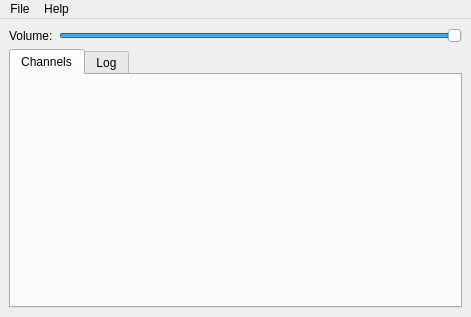
<?xml version="1.0" encoding="UTF-8"?>
<ui version="4.0" connectslotsbyname="false">
 <author>cryzed &lt;cryzed@googlemail.com&gt;</author>
 <class>MainWindow</class>
 <widget class="QMainWindow" name="MainWindow">
  <property name="geometry">
   <rect>
    <x>0</x>
    <y>0</y>
    <width>471</width>
    <height>317</height>
   </rect>
  </property>
  <property name="windowTitle">
   <string>PySoundSense</string>
  </property>
  <property name="windowIcon">
   <iconset resource="resources.qrc">
    <normaloff>:/logo.png</normaloff>:/logo.png</iconset>
  </property>
  <widget class="QWidget" name="centralwidget">
   <layout class="QVBoxLayout" name="verticalLayout">
    <item>
     <layout class="QHBoxLayout" name="horizontalLayout">
      <item>
       <widget class="QLabel" name="label">
        <property name="text">
         <string>Volume:</string>
        </property>
       </widget>
      </item>
      <item>
       <widget class="QSlider" name="volume">
        <property name="maximum">
         <number>100</number>
        </property>
        <property name="value">
         <number>100</number>
        </property>
        <property name="orientation">
         <enum>Qt::Horizontal</enum>
        </property>
       </widget>
      </item>
     </layout>
    </item>
    <item>
     <widget class="QTabWidget" name="tabs">
      <property name="currentIndex">
       <number>0</number>
      </property>
      <widget class="ChannelsWidget" name="channels">
       <attribute name="title">
        <string>Channels</string>
       </attribute>
      </widget>
      <widget class="QWidget" name="widget_2">
       <attribute name="title">
        <string>Log</string>
       </attribute>
       <layout class="QVBoxLayout" name="verticalLayout_2">
        <property name="leftMargin">
         <number>0</number>
        </property>
        <property name="topMargin">
         <number>0</number>
        </property>
        <property name="rightMargin">
         <number>0</number>
        </property>
        <property name="bottomMargin">
         <number>0</number>
        </property>
        <item>
         <widget class="QTextEdit" name="log">
          <property name="palette">
           <palette>
            <active>
             <colorrole role="Text">
              <brush brushstyle="SolidPattern">
               <color alpha="255">
                <red>255</red>
                <green>255</green>
                <blue>255</blue>
               </color>
              </brush>
             </colorrole>
             <colorrole role="Base">
              <brush brushstyle="SolidPattern">
               <color alpha="255">
                <red>0</red>
                <green>0</green>
                <blue>0</blue>
               </color>
              </brush>
             </colorrole>
             <colorrole role="PlaceholderText">
              <brush brushstyle="SolidPattern">
               <color alpha="128">
                <red>255</red>
                <green>255</green>
                <blue>255</blue>
               </color>
              </brush>
             </colorrole>
            </active>
            <inactive>
             <colorrole role="Text">
              <brush brushstyle="SolidPattern">
               <color alpha="255">
                <red>255</red>
                <green>255</green>
                <blue>255</blue>
               </color>
              </brush>
             </colorrole>
             <colorrole role="Base">
              <brush brushstyle="SolidPattern">
               <color alpha="255">
                <red>0</red>
                <green>0</green>
                <blue>0</blue>
               </color>
              </brush>
             </colorrole>
             <colorrole role="PlaceholderText">
              <brush brushstyle="SolidPattern">
               <color alpha="128">
                <red>255</red>
                <green>255</green>
                <blue>255</blue>
               </color>
              </brush>
             </colorrole>
            </inactive>
            <disabled>
             <colorrole role="Text">
              <brush brushstyle="SolidPattern">
               <color alpha="255">
                <red>189</red>
                <green>191</green>
                <blue>195</blue>
               </color>
              </brush>
             </colorrole>
             <colorrole role="Base">
              <brush brushstyle="SolidPattern">
               <color alpha="255">
                <red>244</red>
                <green>244</green>
                <blue>244</blue>
               </color>
              </brush>
             </colorrole>
             <colorrole role="PlaceholderText">
              <brush brushstyle="SolidPattern">
               <color alpha="128">
                <red>92</red>
                <green>97</green>
                <blue>108</blue>
               </color>
              </brush>
             </colorrole>
            </disabled>
           </palette>
          </property>
          <property name="frameShape">
           <enum>QFrame::NoFrame</enum>
          </property>
          <property name="readOnly">
           <bool>true</bool>
          </property>
         </widget>
        </item>
       </layout>
      </widget>
     </widget>
    </item>
   </layout>
  </widget>
  <widget class="QMenuBar" name="menubar">
   <property name="geometry">
    <rect>
     <x>0</x>
     <y>0</y>
     <width>471</width>
     <height>28</height>
    </rect>
   </property>
   <widget class="QMenu" name="menuFile">
    <property name="title">
     <string>File</string>
    </property>
    <widget class="QMenu" name="menuOpen">
     <property name="title">
      <string>Load...</string>
     </property>
     <addaction name="actionGamelog"/>
     <addaction name="actionSoundpack"/>
    </widget>
    <addaction name="menuOpen"/>
    <addaction name="separator"/>
    <addaction name="actionExit"/>
   </widget>
   <widget class="QMenu" name="menuHelp">
    <property name="title">
     <string>Help</string>
    </property>
    <addaction name="actionAbout"/>
   </widget>
   <addaction name="menuFile"/>
   <addaction name="menuHelp"/>
  </widget>
  <action name="actionGamelog">
   <property name="text">
    <string>Game log</string>
   </property>
  </action>
  <action name="actionSoundpack">
   <property name="text">
    <string>Soundpack</string>
   </property>
  </action>
  <action name="actionAbout">
   <property name="text">
    <string>About</string>
   </property>
  </action>
  <action name="actionExit">
   <property name="text">
    <string>Exit</string>
   </property>
  </action>
 </widget>
 <customwidgets>
  <customwidget>
   <class>ChannelsWidget</class>
   <extends>QWidget</extends>
   <header>.channelswidget</header>
   <container>1</container>
  </customwidget>
 </customwidgets>
 <resources>
  <include location="resources.qrc"/>
 </resources>
 <connections>
  <connection>
   <sender>actionExit</sender>
   <signal>triggered()</signal>
   <receiver>MainWindow</receiver>
   <slot>close()</slot>
   <hints>
    <hint type="sourcelabel">
     <x>-1</x>
     <y>-1</y>
    </hint>
    <hint type="destinationlabel">
     <x>212</x>
     <y>275</y>
    </hint>
   </hints>
  </connection>
 </connections>
</ui>
